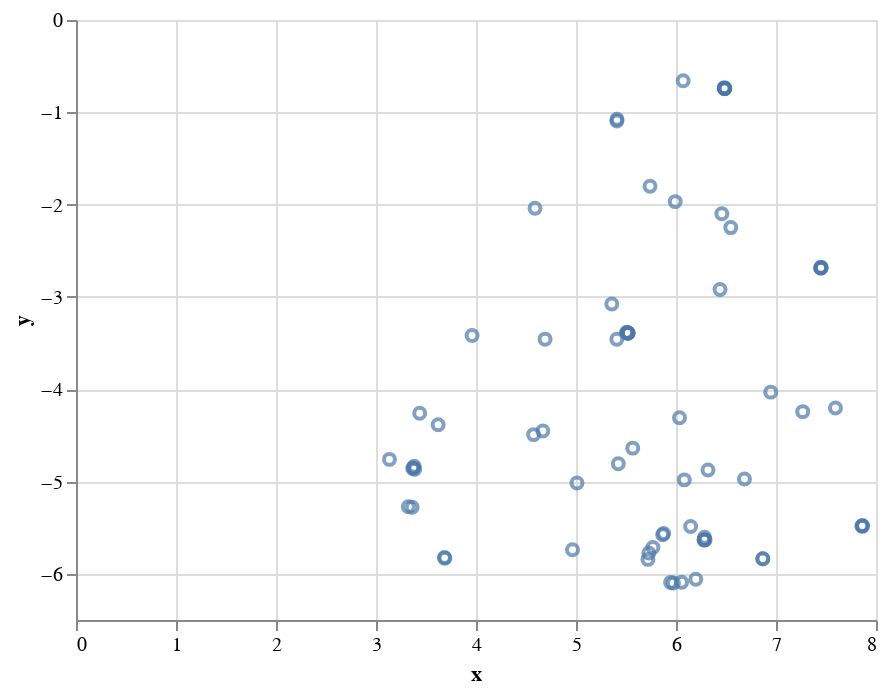

Notebook code for this chart:
### Code cell
import altair as alt
import pandas as pd

embedding = tsne_graph(g)
pd = pd.DataFrame(embedding, columns=['x', 'y'])

alt.Chart(pd).mark_point().encode(
    x='x:Q',
    y='y:Q'
)

### Figure 1 — Vega-Lite specification as saved in the notebook (floating-point values rounded to 4 significant figures)
{"config": {"view": {"continuousWidth": 400, "continuousHeight": 300}}, "data": {"name": "data-b48a84872382636231b5255b3048cc6d"}, "mark": "point", "encoding": {"x": {"type": "quantitative", "field": "x"}, "y": {"type": "quantitative", "field": "y"}}, "$schema": "https://vega.github.io/schema/vega-lite/v4.8.1.json", "datasets": {"data-b48a84872382636231b5255b3048cc6d": [{"x": 5.992, "y": -1.968}, {"x": 3.961, "y": -3.417}, {"x": 4.59, "y": -2.04}, {"x": 6.482, "y": -0.7329}, {"x": 6.488, "y": -0.7411}, {"x": 6.486, "y": -0.7402}, {"x": 5.41, "y": -1.075}, {"x": 5.409, "y": -1.093}, {"x": 6.485, "y": -0.7406}, {"x": 6.485, "y": -0.7439}, {"x": 6.32, "y": -4.874}, {"x": 6.488, "y": -0.7424}, {"x": 6.072, "y": -0.6576}, {"x": 6.44, "y": -2.92}, {"x": 7.446, "y": -2.684}, {"x": 7.448, "y": -2.688}, {"x": 7.449, "y": -2.687}, {"x": 5.508, "y": -3.386}, {"x": 5.52, "y": -3.389}, {"x": 7.452, "y": -2.678}, {"x": 5.515, "y": -3.392}, {"x": 5.52, "y": -3.39}, {"x": 5.74, "y": -1.802}, {"x": 6.948, "y": -4.032}, {"x": 6.868, "y": -5.836}, {"x": 5.52, "y": -3.39}, {"x": 7.267, "y": -4.243}, {"x": 5.423, "y": -4.807}, {"x": 7.866, "y": -5.477}, {"x": 5.719, "y": -5.843}, {"x": 7.595, "y": -4.204}, {"x": 6.083, "y": -4.982}, {"x": 5.358, "y": -3.077}, {"x": 4.691, "y": -3.458}, {"x": 4.668, "y": -4.452}, {"x": 6.282, "y": -5.632}, {"x": 6.868, "y": -5.836}, {"x": 6.291, "y": -5.632}, {"x": 5.408, "y": -3.459}, {"x": 6.548, "y": -2.249}, {"x": 6.035, "y": -4.308}, {"x": 5.01, "y": -5.015}, {"x": 5.867, "y": -5.576}, {"x": 6.28, "y": -5.634}, {"x": 6.198, "y": -6.058}, {"x": 5.567, "y": -4.638}, {"x": 6.685, "y": -4.973}, {"x": 6.459, "y": -2.098}, {"x": 5.974, "y": -6.099}, {"x": 5.769, "y": -5.714}, {"x": 4.965, "y": -5.739}, {"x": 5.877, "y": -5.563}, {"x": 5.946, "y": -6.093}, {"x": 6.146, "y": -5.488}, {"x": 3.134, "y": -4.76}, {"x": 3.437, "y": -4.259}, {"x": 3.362, "y": -5.279}, {"x": 3.689, "y": -5.83}, {"x": 3.684, "y": -5.824}, {"x": 5.52, "y": -3.39}, {"x": 3.621, "y": -4.386}, {"x": 5.728, "y": -5.774}, {"x": 5.508, "y": -3.386}, {"x": 3.382, "y": -4.834}, {"x": 3.387, "y": -4.868}, {"x": 7.858, "y": -5.481}, {"x": 4.576, "y": -4.492}, {"x": 3.323, "y": -5.273}, {"x": 3.373, "y": -4.852}, {"x": 7.864, "y": -5.484}, {"x": 6.286, "y": -5.604}, {"x": 3.368, "y": -4.858}, {"x": 6.056, "y": -6.09}]}}
